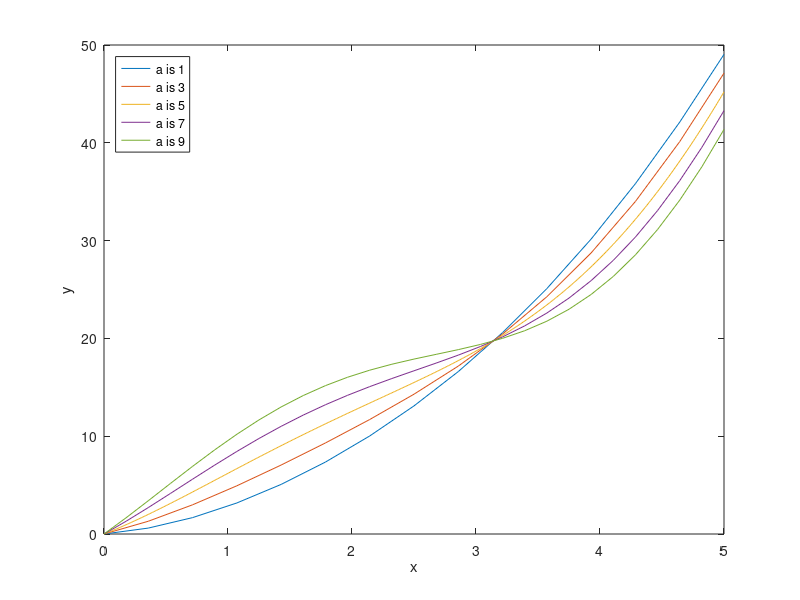

Recreate this plot in MATLAB.
%Fernando de la Fuente

% plot function and create a legend with string functions
% also highlight of declaring function using DisplayName feature for
% automatic association of line color, legend marker, and data.

clf
clear


for n = 1:5
    k = -1 + 2*n ;
    y = @(x) k.*sin(x) + 2.*(x.^2) ;
    fplot(y,[0 5],'DisplayName',['a is ', num2str(k)] )
    hold on
   
end
legend show 
legend('Location','northwest')
xlabel('x')
ylabel('y')